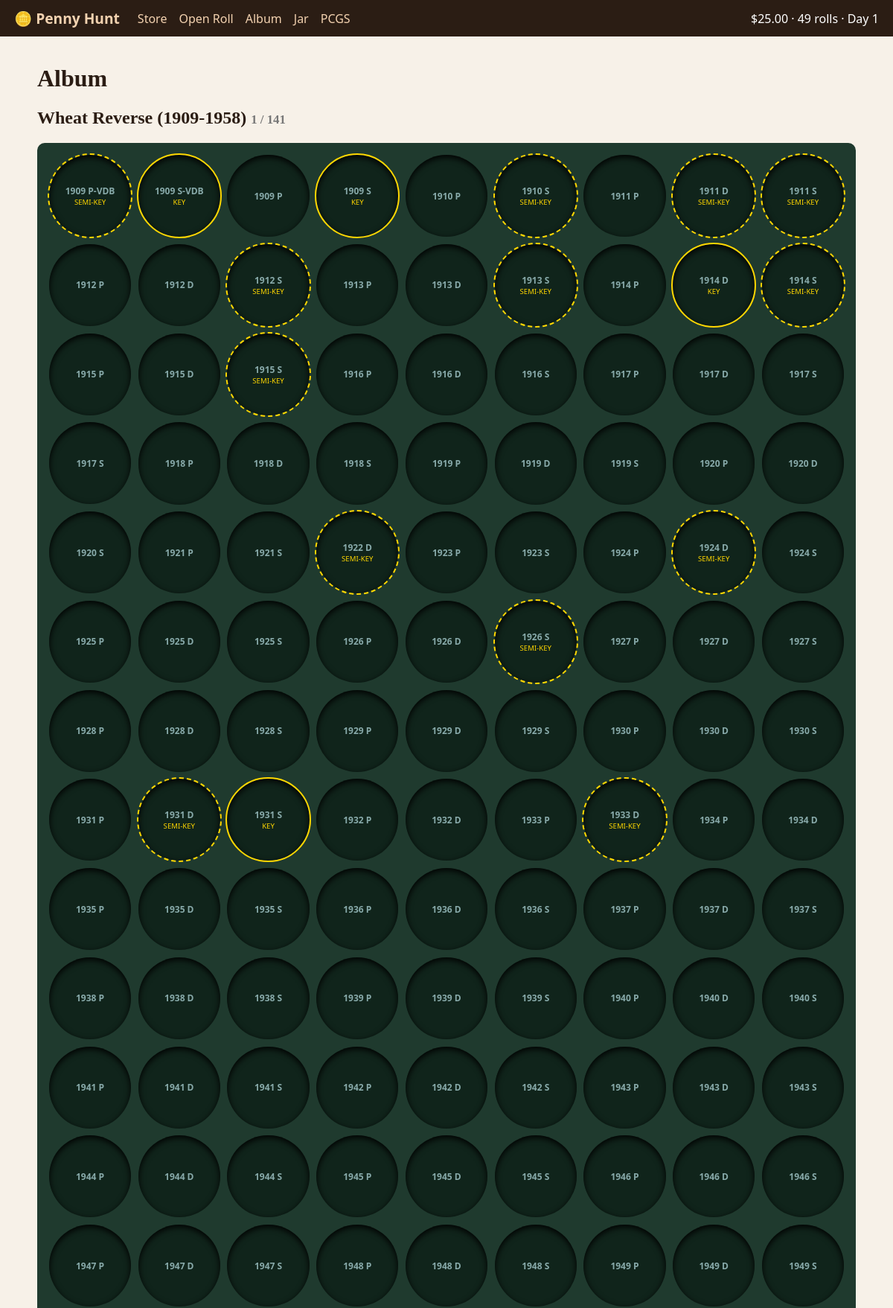
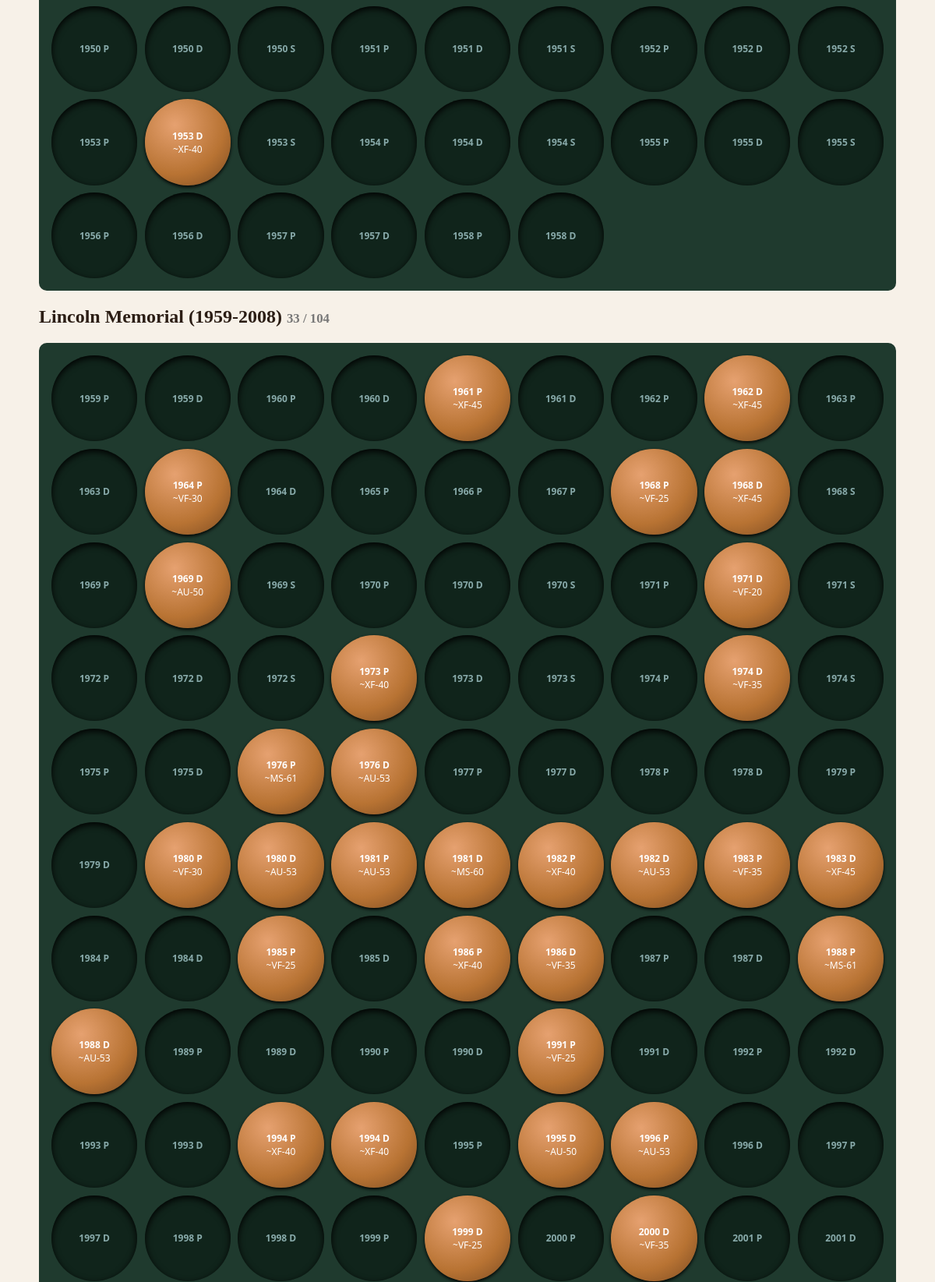
The page /album (upper part) on the database its author committed (2 pictures, top to bottom).
### tables this page shows
CREATE TABLE state (
    id                 INTEGER PRIMARY KEY CHECK (id = 1),
    balance_cents      INTEGER NOT NULL,
    unopened_rolls     INTEGER NOT NULL DEFAULT 0,
    business_day       INTEGER NOT NULL DEFAULT 0,   -- game clock for PCGS turnaround
    rolls_opened       INTEGER NOT NULL DEFAULT 0,
    coins_searched     INTEGER NOT NULL DEFAULT 0,
    coins_returned     INTEGER NOT NULL DEFAULT 0,
    total_spent_cents  INTEGER NOT NULL DEFAULT 0,
    grading_fees_cents INTEGER NOT NULL DEFAULT 0
);

### app.py (the view)
@app.get("/album")
def album():
    slots = db.compute_slots(db.kept_coins())
    shown = {key: describe(c) for key, c in slots.items()}   # slot key -> display dict
    return render_template("album.html", slots=shown,
                           base_sections=CATALOG.base_sections(),
                           varieties=CATALOG.varieties,
                           special_sections=CATALOG.special_sections())

### app.py (called while the page is built)
def money(cents):
    return f"${cents / 100:,.2f}"

@app.context_processor
def inject_globals():
    return {"state": db.get_state(), "cfg": config, "pending_count": len(db.pending_coins())}

### catalog.py (called while the page is built)
    def base_sections(self):
        sections = {}
        for b in self.base:
            sections.setdefault(b["era"], []).append(b)
        return list(sections.items())

    def special_sections(self):
        sections = {}
        for s in self.specials:
            sections.setdefault(s["category"], []).append(s)
        return list(sections.items())

    def get(self, key):
        return self.by_key.get(key)

### db.py (called while the page is built)
def get_db():
    if "db" not in g:
        g.db = sqlite3.connect(DB_PATH)
        g.db.row_factory = sqlite3.Row
    return g.db

def _dicts(rows):
    return [dict(r) for r in rows]

def get_state():
    return dict(get_db().execute("SELECT * FROM state WHERE id = 1").fetchone())

def pending_coins():
    return _dicts(get_db().execute("SELECT * FROM coins WHERE status='pending' ORDER BY id"))

def kept_coins():
    return _dicts(get_db().execute("SELECT * FROM coins WHERE status='kept' ORDER BY id"))

def best_sort_key(coin):
    grade = coin["official_grade"] if coin["official_grade"] is not None else coin["est_grade"]
    return (grade, 1 if coin["official_grade"] is not None else 0, -coin["id"])

def compute_slots(coins):
    slots = {}
    for c in coins:
        for slot in (c["catalog_key"], c["variety_key"]):
            if slot and (slot not in slots or best_sort_key(c) > best_sort_key(slots[slot])):
                slots[slot] = c
    return slots

### grading.py (called while the page is built, shortened)
def grade_prefix(grade, is_proof=False):
    if is_proof:
        return "PR"
    if grade >= 60: return "MS"   # Mint State
    if grade >= 50: return "AU"   # About Uncirculated
    if grade >= 40: return "XF"   # Extremely Fine
    if grade >= 20: return "VF"   # Very Fine

def grade_label(grade, is_proof=False):
    if grade is None:
        return "?"
    return f"{grade_prefix(grade, is_proof)}-{grade}"

### templates/album.html (shortened to what this page needs)
{% extends "base.html" %}
{% block content %}
<h1>Album</h1>
{% for era, coins in base_sections %}
  {% set ns = namespace(have=0) %}
  {% for t in coins %}{% if slots.get(t.key) %}{% set ns.have = ns.have + 1 %}{% endif %}{% endfor %}
  <h2>{{ era }} <small>{{ ns.have }} / {{ coins|length }}</small></h2>
  <div class="album-grid">
    {% for t in coins %}
      {% set c = slots.get(t.key) %}
      <div class="hole {% if c %}filled{% endif %} {% if t.rarity %}{{ t.rarity }}{% endif %}">
        <div class="hole-title">{{ t.title }}</div>
        {% if c %}
          <div class="hole-grade">{{ c.official_label or c.est_label }}</div>
        {% elif t.rarity %}
          <div class="hole-note">{{ t.rarity }}</div>
        {% endif %}
      </div>
    {% endfor %}
  </div>
{% endfor %}
{% endblock %}

### templates/base.html (shortened to what this page needs)
<!doctype html>
<html lang="en">
<head>
  <link rel="stylesheet" href="{{ url_for('static', filename='style.css') }}">
</head>
<body>
  <header class="topbar">
    <a class="logo" href="{{ url_for('home') }}">🪙 Penny Hunt</a>
    <nav>
      <a href="{{ url_for('home') }}">Store</a>
      <a href="{{ url_for('open_page') }}">Open Roll{% if pending_count %} ({{ pending_count }}){% endif %}</a>
      <a href="{{ url_for('album') }}">Album</a>
      <a href="{{ url_for('jar') }}">Jar</a>
      <a href="{{ url_for('grading_page') }}">PCGS</a>
    </nav>
    <div class="wallet">
      <span id="balance">{{ state.balance_cents | money }}</span>
      · {{ state.unopened_rolls }} rolls · Day {{ state.business_day }}
    </div>
  </header>
  <main>
    {% block content %}{% endblock %}
  </main>
</body>
</html>

### static/style.css (style rules this page uses)
:root { --copper: #b87333; --dark: #2b1d14; --paper: #f7f1e8; --album: #1f3a2e; }
body { margin: 0; font-family: system-ui, sans-serif; background: var(--paper); color: var(--dark); }
main { max-width: 1100px; margin: 0 auto; padding: 1rem; }
h1, h2 { font-family: Georgia, serif; }
small { color: #777; font-size: .7em; }
.topbar { display: flex; align-items: center; gap: 1.5rem; padding: .7rem 1.2rem; background: var(--dark); color: #fff; flex-wrap: wrap; }
.topbar a { color: #f3d2b0; text-decoration: none; }
.topbar nav { display: flex; gap: 1rem; }
.logo { font-weight: bold; font-size: 1.2rem; }
.wallet { margin-left: auto; }
.album-grid { display: grid; grid-template-columns: repeat(auto-fill, minmax(110px, 1fr)); gap: .6rem; background: var(--album); padding: 1rem; border-radius: 10px; }
.hole { aspect-ratio: 1; border-radius: 50%; background: #10241b; box-shadow: inset 0 3px 8px #000; color: #8aa; display: flex; flex-direction: column; align-items: center; justify-content: center; text-align: center; font-size: .75rem; padding: .3rem; }
.hole.filled { background: radial-gradient(circle at 35% 30%, #e6a170, var(--copper) 60%, #7a4a22); color: #fff; box-shadow: 0 2px 4px #000; }
.hole.key { outline: 2px solid gold; }
.hole.semi-key { outline: 2px dashed gold; }
.hole-title { font-weight: bold; }
.hole-note { text-transform: uppercase; font-size: .6rem; color: gold; }

### rows shown on the page
state: balance_cents "$25.00", unopened_rolls "49", business_day "1"

### other values the page prints
{{ era }} "Wheat Reverse (1909-1958)" "Lincoln Memorial (1959-2008)"
{{ ns.have }} "1" "33"
{{ coins|length }} "141" "104"
{{ t.title }} "1909 P-VDB" "1909 S-VDB" "1909 P" "1909 S" "1910 P" "1910 S" "1911 P" "1911 D" "1911 S" "1912 P" "1912 D" "1912 S" "1913 P" "1913 D" "1913 S" "1914 P" "1914 D" "1914 S" "1915 P" "1915 D" "1915 S" "1916 P" "1916 D" "1916 S" "1917 P" "1917 D" "1917 S" "1917 S" "1918 P" "1918 D" "1918 S" "1919 P" "1919 D" "1919 S" "1920 P" "1920 D" "1920 S" "1921 P" "1921 S" "1922 D" "1923 P" "1923 S" "1924 P" "1924 D" "1924 S" "1925 P" "1925 D" "1925 S" "1926 P" "1926 D" "1926 S" "1927 P" "1927 D" "1927 S" "1928 P" "1928 D" "1928 S" "1929 P" "1929 D" "1929 S" "1930 P" "1930 D" "1930 S" "1931 P" "1931 D" "1931 S" "1932 P" "1932 D" "1933 P" "1933 D" "1934 P" "1934 D" "1935 P" "1935 D" "1935 S" "1936 P" "1936 D" "1936 S" "1937 P" "1937 D" "1937 S" "1938 P" "1938 D" "1938 S" "1939 P" "1939 D" "1939 S" "1940 P" "1940 D" "1940 S" "1941 P" "1941 D" "1941 S" "1942 P" "1942 D" "1942 S" "1943 P" "1943 D" "1943 S" "1944 P" "1944 D" "1944 S" "1945 P" "1945 D" "1945 S" "1946 P" "1946 D" "1946 S" "1947 P" "1947 D" "1947 S" "1948 P" "1948 D" "1948 S" "1949 P" "1949 D" "1949 S" "1950 P" "1950 D" "1950 S" "1951 P" "1951 D" "1951 S" "1952 P" "1952 D" "1952 S" "1953 P" "1953 D" "1953 S" "1954 P" "1954 D" "1954 S" "1955 P" "1955 D" "1955 S" "1956 P" "1956 D" "1957 P" "1957 D" "1958 P" "1958 D" "1959 P" "1959 D" "1960 P" "1960 D" "1961 P" "1961 D" "1962 P" "1962 D" "1963 P" "1963 D" "1964 P" "1964 D" "1965 P" "1966 P" "1967 P" "1968 P" "1968 D" "1968 S" "1969 P" "1969 D" "1969 S" "1970 P" "1970 D" "1970 S" "1971 P" "1971 D" "1971 S" "1972 P" "1972 D" "1972 S" "1973 P" "1973 D" "1973 S" "1974 P" "1974 D" "1974 S" "1975 P" "1975 D" "1976 P" "1976 D" "1977 P" "1977 D" "1978 P" "1978 D" "1979 P" "1979 D" "1980 P" "1980 D" "1981 P" "1981 D" "1982 P" "1982 D" "1983 P" "1983 D" "1984 P" "1984 D" "1985 P" "1985 D" "1986 P" "1986 D" "1987 P" "1987 D" "1988 P" "1988 D" "1989 P" "1989 D" "1990 P" "1990 D" "1991 P" "1991 D" "1992 P" "1992 D" "1993 P" "1993 D" "1994 P" "1994 D" "1995 P" "1995 D" "1996 P" "1996 D" "1997 P" "1997 D" "1998 P" "1998 D" "1999 P" "1999 D" "2000 P" "2000 D" "2001 P" "2001 D"
{{ t.rarity }} "SEMI-KEY" "KEY" "KEY" "SEMI-KEY" "SEMI-KEY" "SEMI-KEY" "SEMI-KEY" "SEMI-KEY" "KEY" "SEMI-KEY" "SEMI-KEY" "SEMI-KEY" "SEMI-KEY" "SEMI-KEY" "SEMI-KEY" "KEY" "SEMI-KEY"
{{ c.official_label or c.est_label }} "~XF-40" "~XF-45" "~XF-45" "~VF-30" "~VF-25" "~XF-45" "~AU-50" "~VF-20" "~XF-40" "~VF-35" "~MS-61" "~AU-53" "~VF-30" "~AU-53" "~AU-53" "~MS-60" "~XF-40" "~AU-53" "~VF-35" "~XF-45" "~VF-25" "~XF-40" "~VF-35" "~MS-61" "~AU-53" "~VF-25" "~XF-40" "~XF-40" "~AU-50" "~AU-53" "~VF-25" "~VF-35"
